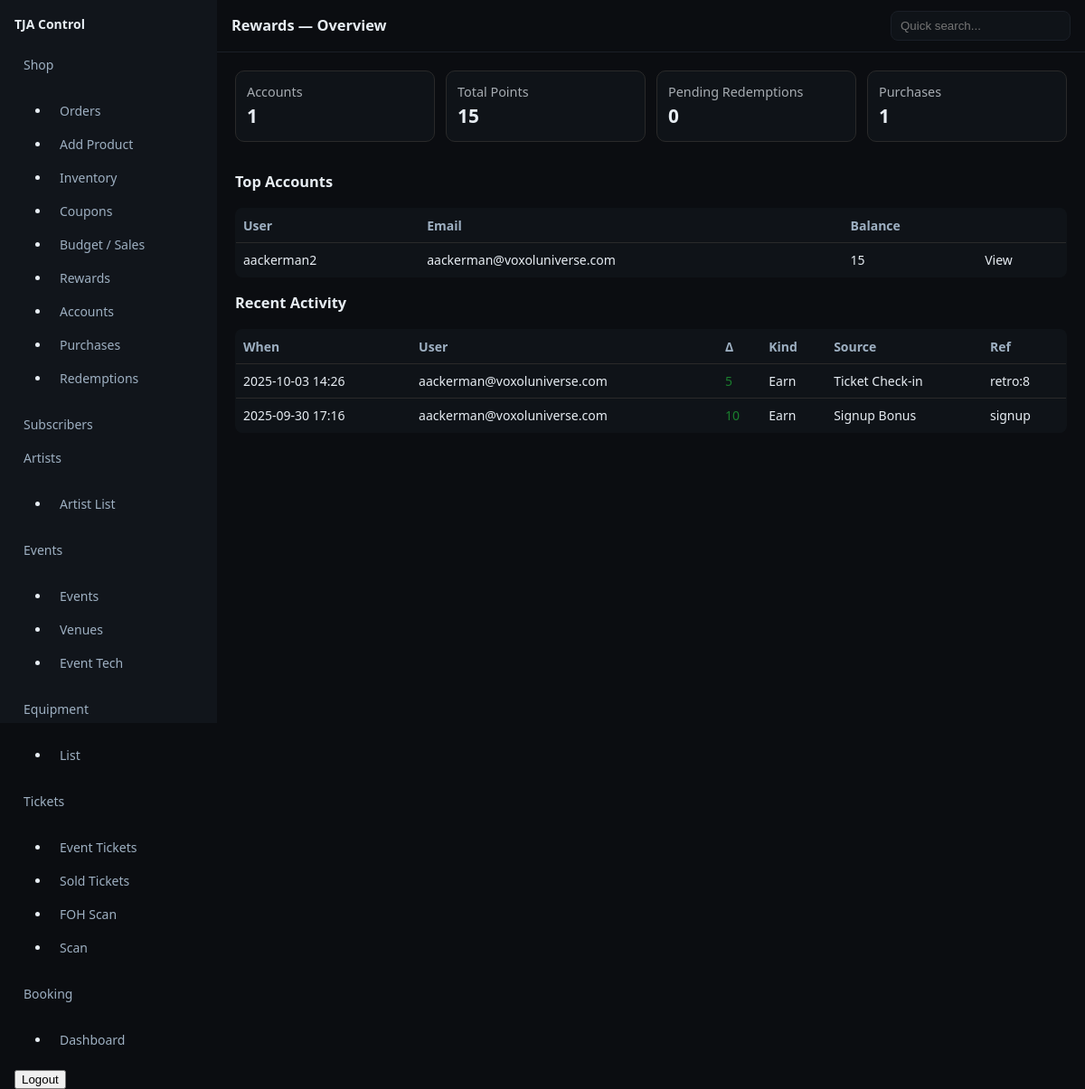
/control/rewards/ (signed in), run on an earlier commit of the app's database.
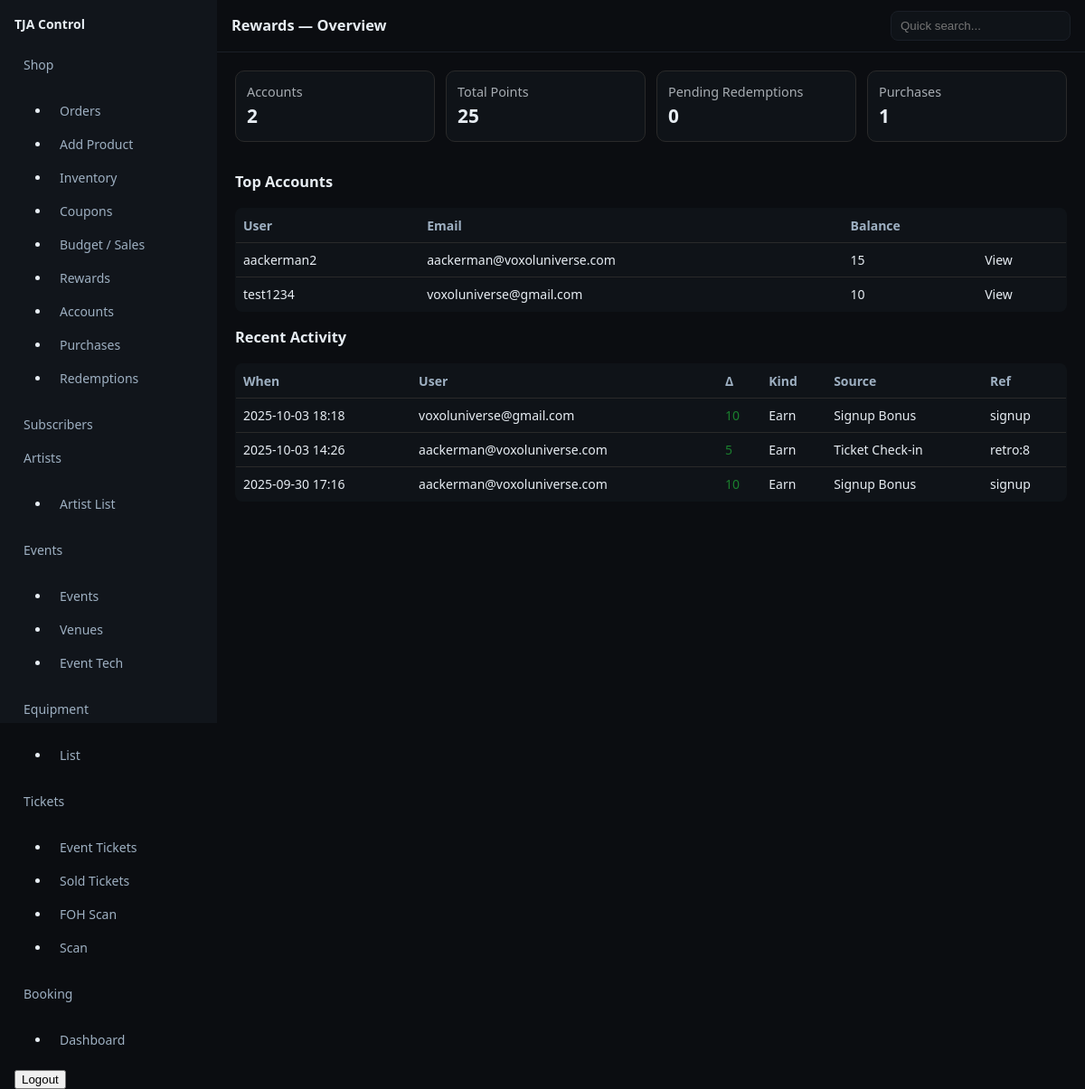
And on a later commit of the database.
### rewards/models.py (models this page shows, shortened)
class RewardsAccount(models.Model):
    user = models.OneToOneField(User, on_delete=models.CASCADE, related_name="rewards")
    points_balance = models.IntegerField(default=0)
    created_at = models.DateTimeField(auto_now_add=True)
    signup_bonus_awarded = models.BooleanField(default=False)

class PointsLedger(models.Model):
    KIND_CHOICES = (
        ("EARN", "Earn"),
        ("REDEEM", "Redeem"),
        ("ADJUST", "Adjust"),
    )
    SOURCE_CHOICES = (
        ("SIGNUP", "Signup Bonus"),
        ("ORDER", "Store Order"),
        ("TICKET", "Ticket Check‑in"),
        ("MANUAL", "Manual"),
        ("REFUND", "Refund Reversal"),
    )
    account = models.ForeignKey(RewardsAccount, on_delete=models.CASCADE, related_name="ledger")
    created_at = models.DateTimeField(auto_now_add=True)
    delta = models.IntegerField()
    kind = models.CharField(max_length=10, choices=KIND_CHOICES)
    source = models.CharField(max_length=12, choices=SOURCE_CHOICES)
    reference = models.CharField(max_length=64, blank=True, null=True) # e.g., order_id, ticket_id
    meta = models.JSONField(default=dict, blank=True)
    class Meta:
        ordering = ["-created_at", "-id"]

### rewards/control_views.py (the view)
@is_super
def overview(request):
    accounts = RewardsAccount.objects.count()
    total_points = RewardsAccount.objects.aggregate(s=Sum("points_balance"))["s"] or 0
    pending_redemptions = Redemption.objects.filter(fulfilled=False).count()
    purchases = PurchaseRecord.objects.count()
    top_accounts = (RewardsAccount.objects
                    .select_related("user")
                    .order_by("-points_balance")[:10])
    recent_ledger = PointsLedger.objects.select_related("account","account__user").order_by("-created_at")[:20]
    return render(request, "rewards/control/overview.html", {
        "metrics": {
            "accounts": accounts,
            "total_points": total_points,
            "pending_redemptions": pending_redemptions,
            "purchases": purchases,
        },
        "top_accounts": top_accounts,
        "recent_ledger": recent_ledger,
    })

### templates/rewards/control/overview.html (shortened to what this page needs)
{% extends "controlpanel/dashboard.html" %}{% load static %}
{% block head %}<link rel="stylesheet" href="{% static 'css/rewards_admin.css' %}">{% endblock %}
{% block header %}Rewards — Overview{% endblock %}
{% block content %}
  <section class="rw-admin">
    <div class="cards">
      <div class="card"><div class="label">Accounts</div><div class="value">{{ metrics.accounts }}</div></div>
      <div class="card"><div class="label">Total Points</div><div class="value">{{ metrics.total_points }}</div></div>
      <div class="card"><div class="label">Pending Redemptions</div><div class="value">{{ metrics.pending_redemptions }}</div></div>
      <div class="card"><div class="label">Purchases</div><div class="value">{{ metrics.purchases }}</div></div>
    </div>
    <h3>Top Accounts</h3>
    <table class="table">
      <thead><tr><th>User</th><th>Email</th><th>Balance</th><th></th></tr></thead>
      <tbody>
      {% for a in top_accounts %}
        <tr>
          <td>{{ a.user.username }}</td>
          <td>{{ a.user.email }}</td>
          <td>{{ a.points_balance }}</td>
          <td><a href="{% url 'control:rewards_control:account_detail' a.user_id %}">View</a></td>
        </tr>
      {% empty %}
        <tr><td colspan="4">No accounts.</td></tr>
      {% endfor %}
      </tbody>
    </table>
    <h3>Recent Activity</h3>
    <table class="table">
      <thead><tr><th>When</th><th>User</th><th>Δ</th><th>Kind</th><th>Source</th><th>Ref</th></tr></thead>
      <tbody>
      {% for l in recent_ledger %}
        <tr>
          <td>{{ l.created_at|date:"Y-m-d H:i" }}</td>
          <td>{{ l.account.user.email }}</td>
          <td class="{% if l.delta < 0 %}neg{% else %}pos{% endif %}">{{ l.delta }}</td>
          <td>{{ l.get_kind_display }}</td>
          <td>{{ l.get_source_display }}</td>
          <td>{{ l.reference }}</td>
        </tr>
      {% endfor %}
      </tbody>
    </table>
  </section>
{% endblock %}

What changed in the data, as far as the page shows it:
added RewardsAccount: user.username "test1234", user.email "voxoluniverse@gmail.com", points_balance "10"
added PointsLedger: created_at "2025-10-03 18:18", account.user.email "voxoluniverse@gmail.com", delta "10", kind "Earn", source "Signup Bonus", reference "signup"
Also different on the page:
{{ metrics.accounts }}: "1" → "2"
{{ metrics.total_points }}: "15" → "25"
